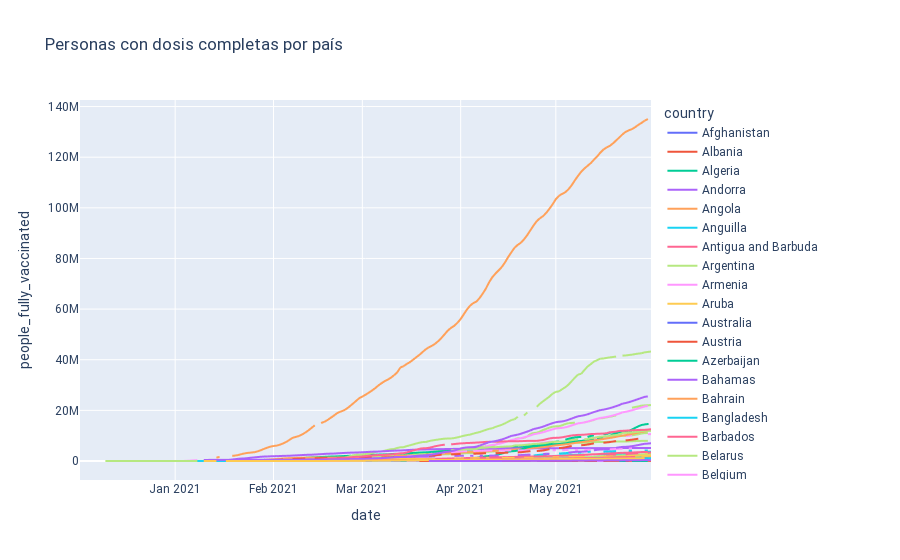

Source (notebook cell):
### Code cell
fig = px.line(df,
        y='people_fully_vaccinated',
        x=df['date'],
        color='country',
        title='Personas con dosis completas por país')
fig.update_layout(
    font_family="Roboto",
)
fig.show()
